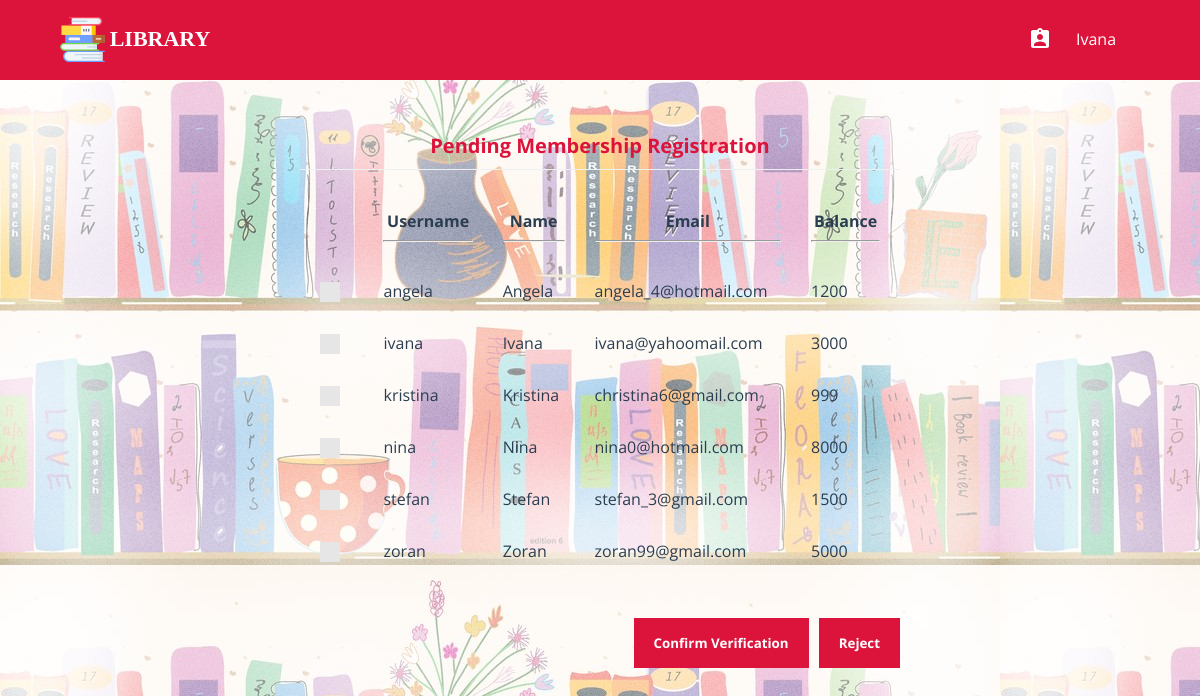
Screenshot of /librarian/pending_registrations.php (signed in) with the database file from the repository.
### tables this page shows
CREATE TABLE IF NOT EXISTS `pending_registrations` (
  `username` varchar(20) NOT NULL,
  `password` char(40) NOT NULL,
  `name` varchar(80) NOT NULL,
  `email` varchar(80) NOT NULL,
  `balance` int(4) NOT NULL,
  `time` timestamp NOT NULL DEFAULT CURRENT_TIMESTAMP
);

### librarian/pending_registrations.php (the view, shortened to what this page needs)
<?php
	require "../db_connect.php";
	require "header_librarian.php";
?>
<html>
	<head>
		<link rel="stylesheet" type="text/css" href="../css/global_styles.css">
		<link rel="stylesheet" type="text/css" href="../css/custom_checkbox_style.css">
		<link rel="stylesheet" type="text/css" href="css/pending_registrations_style.css">
	</head>
	<body style="background-image: url('img/saved.jpg');">
		<?php
			$query = $con->prepare("SELECT username, name, email, balance FROM pending_registrations");
			$query->execute();
			$result = $query->get_result();
			$rows = mysqli_num_rows($result);
			if($rows == 0)
				echo "<h2 align='center'>None at the moment!</h2>";
			else
			{
				echo "<form class='cd-form' method='POST' action='#'>";
				echo "<center><legend style='color:crimson;'><b> Pending Membership Registration</b></legend></center>";
				echo "<table width='100%' cellpadding=10 cellspacing=10>
						<tr>
							<th></th>
							<th>Username<hr></th>
							<th>Name<hr></th>
							<th>Email<hr></th>
							<th>Balance<hr></th>
						</tr>";
				for($i=0; $i<$rows; $i++)
				{
					$row = mysqli_fetch_array($result);
					echo "<tr>";
					echo "<td>
							<label class='control control--checkbox'>
								<input type='checkbox' name='cb_".$i."' value='".$row[0]."' />
								<div class='control__indicator'></div>
							</label>
						</td>";
					for($j=0; $j<3; $j++)
						echo "<td>".$row[$j]."</td>";
					echo "<td>".$row[$j]."</td>";
					echo "</tr>";
				}
				echo "</table><br /><br />";
				echo "<div style='float: right;'>";
				echo "<input type='submit' value='Confirm Verification' name='l_confirm' style='background:crimson;' />&nbsp;&nbsp;&nbsp;";
				echo "<input type='submit' value='Reject' name='l_delete' style='background:crimson;' />";
				echo "</div>";
				echo "</form>";
			}
		?>
	</body>
</html>

### librarian/css/header_librarian_style.css (style rules this page uses)
html * { -webkit-font-smoothing: antialiased; -moz-osx-font-smoothing: grayscale; }
*, *:after, *:before { -webkit-box-sizing: border-box; -moz-box-sizing: border-box; box-sizing: border-box; }
body { font-size: 100%; font-family: "Open Sans", sans-serif; background-color: white; margin: 0; }

### css/global_styles.css (style rules this page uses)
*, *::after, *::before { -webkit-box-sizing: border-box; -moz-box-sizing: border-box; box-sizing: border-box; }
html { font-size: 62.5%; }
body { font-size: 1.8rem; font-family: "Open Sans", sans-serif; color: #2b3e51; background-color: #ffffff; }

### css/custom_checkbox_style.css (style rules this page uses)
.control { font-size: 18px; position: relative; display: block; margin-bottom: 15px; padding-left: 30px; cursor: pointer; }
.control__indicator { position: absolute; top: -2px; left: 0; width: 20px; height: 20px; background: #e6e6e6; }
.control__indicator:after { position: absolute; display: none; content: ''; }
.control--checkbox .control__indicator:after { top: 4px; left: 8px; width: 5px; height: 10px; transform: rotate(45deg); border: solid #fff; border-width: 0 2px 2px 0; }

### librarian/css/pending_registrations_style.css (style rules this page uses)
.cd-form { width: 90%; max-width: 600px; margin: 4em auto; font-size: 1.3rem; color: #94aab0; margin-bottom: 10px; display: block; }
.cd-form::after { clear: both; content: ""; display: table; }
.cd-form legend { padding-bottom: 10px; margin-bottom: 20px; font-size: 2rem; border-bottom: 1px solid #ecf0f1; }
.cd-form legend { display: block; width: 100%; -webkit-appearance: none; -moz-appearance: none; -ms-appearance: none; -o-appearance: none; appearance: none; }
.cd-form input[type="submit"] { border: none; background: #343642; border-radius: none; padding: 16px 20px; color: #ffffff; font-weight: bold; font-family: "Open Sans", sans-serif; cursor: pointer; -webkit-font-smoothing: antialiased; -moz-osx-font-smoothing: grayscale; -webkit-appearance: none; -moz-appearance: none; -ms-appearance: none; -o-appearance: none; appearance: none; }

### rows the page displays
pending_registrations: username "angela", name "Angela", email "angela_4@hotmail.com", balance "1200"
pending_registrations: username "ivana", name "Ivana", email "ivana@yahoomail.com", balance "3000"
pending_registrations: username "kristina", name "Kristina", email "christina6@gmail.com", balance "999"
pending_registrations: username "nina", name "Nina", email "nina0@hotmail.com", balance "8000"
pending_registrations: username "stefan", name "Stefan", email "stefan_3@gmail.com", balance "1500"
pending_registrations: username "zoran", name "Zoran", email "zoran99@gmail.com", balance "5000"
